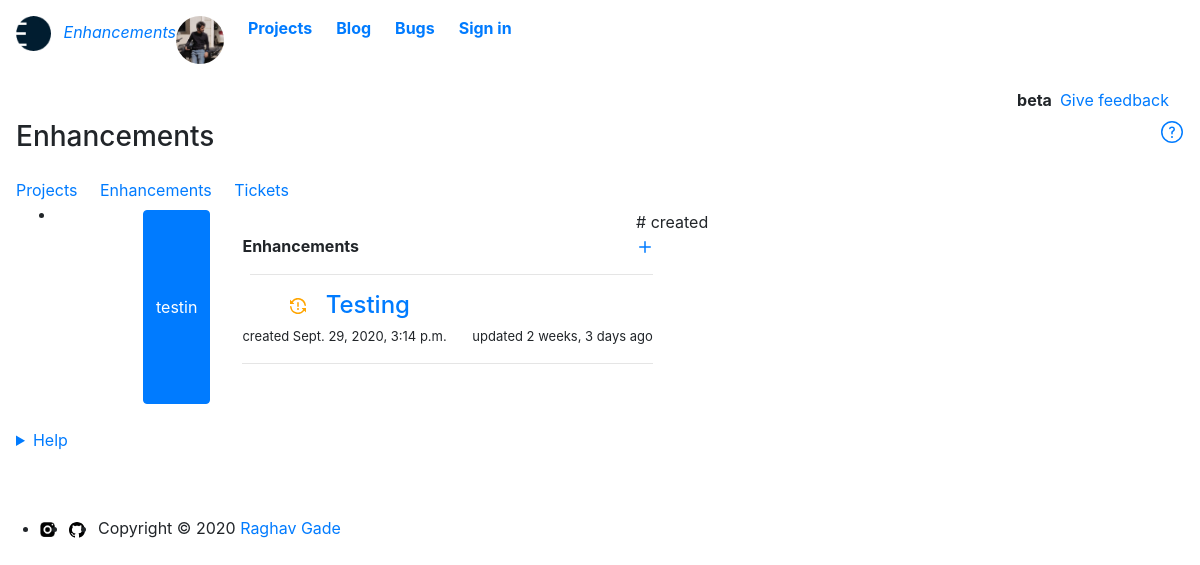
The app's page /features, older data.
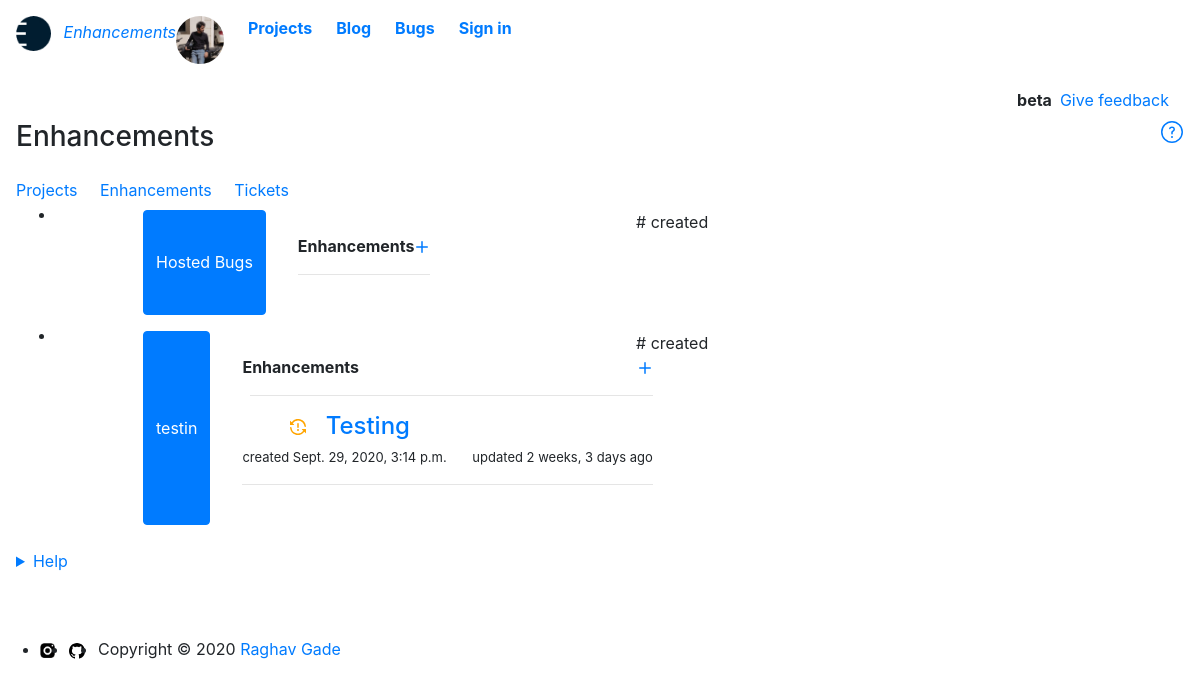
The same page, newer data.
### base/models.py (models this page shows, shortened)
class Project(models.Model):
    STATUS = (
        ('Queued','Queued'),
        ('Working','Working'),
        ('Completed','Completed'),
    )
    project_id = HashidAutoField(min_length=8,primary_key=True,alphabet="0123456789abcdefghijklmnopqrstuvwxyz",salt="drop the gun and go to steam bathc")
    project_title = models.CharField(max_length=200,blank=False)
    project_bugs = models.BooleanField(default=False)
    framework_used = models.ManyToManyField(Framework,blank=True)
    language_used = models.ManyToManyField(Language,blank=True)
    containerization_used = models.ManyToManyField(Containerization,blank=True)
    database_used = models.ManyToManyField(Database,blank=True)
    project_description = MDTextField()
    github_link = models.CharField(max_length=200, default='',blank=True,null=True)
    dockerhub_link = models.CharField(max_length=200, blank=True)
    status = models.CharField(max_length=20,null=False,choices=STATUS,default="Working")
    date_created = models.DateTimeField(auto_now_add=True)
    updated_at = models.DateTimeField(auto_now=True)
    features = models.BooleanField(default=False)
    hosted = models.BooleanField(default=False)
    class Meta:
        ordering = ['-updated_at']

class Feature(models.Model):
    STATUS = (
        ('Working','Working'),
        ('Discarded','Discarded'),
        ('Completed','Completed'),
    )
    feature_id = models.ForeignKey(Project,null=False,on_delete=models.CASCADE)
    tracking_id = HashidAutoField(min_length=8,primary_key=True,alphabet="0123456789abcdefghijklmnopqrstuvwxyz",salt="Sakura says but she doesn't mean it bolte")
    feature_name = models.CharField(max_length=50,null=False,blank=False)
    feature_description = MDTextField()
    date_created = models.DateTimeField(auto_now_add=True)
    updated_at = models.DateTimeField(auto_now=True)
    status = models.CharField(max_length=20,null=False,choices=STATUS,default="Queued")
    class Meta:
        ordering = ['-updated_at']

### base/views.py (the view)
# urls.py: path('features', views.features, name="features"),
def features(request):
    projects = Project.objects.all()
    features = Feature.objects.all()
    context ={
        'projects' : projects,
        'features' : features,
    }
    return render(request,'base/features.html',context)

### base/templates/base/features.html (shortened to what the changed rows need)
{% extends 'base/main.html' %}
{% load static %}
{% load humanize %}
  {% block content%}
    <main class="container-lg px-3 pb-4">
        <div id="feature-list">
          <div class="Box Box--spacious f4 mt-2">
            <ul style=" height: 40%; overflow: hidden; overflow-y: scroll;">
            {% for project in projects  %}
            {% if project.features is True %}
            <li class="Box-row Box-row--hover-gray p-0 mt-0">
                <div class="ml-2 p-2 col-12">
                  <div class="col-12 clearfix">
                    <div class="col-6 pl-2 min-width-0 float-left">
                        <div class="d-flex  flex-items-start pl-5">
                            <button class="btn btn-primary" style="pointer-events: none;">{{ project.project_title }}</button>
                            <div class="Popover position-relative">
                                <div class="Popover-message Popover-message--left-top p-4 ml-2 Box box-shadow-large" style="width: max-content;" >
                                  <b>Enhancements
                                       <a  class="float-right"  href="{% url 'newfeature' project.project_id %}"><svg xmlns="http://www.w3.org/2000/svg" viewBox="0 0 16 16" width="16" height="16"><path fill-rule="evenodd" d="M8 2a.75.75 0 01.75.75v4.5h4.5a.75.75 0 010 1.5h-4.5v4.5a.75.75 0 01-1.5 0v-4.5h-4.5a.75.75 0 010-1.5h4.5v-4.5A.75.75 0 018 2z"></path></svg></a>
                                  </b>
                                    <br>
                                    {% for feature in features %}
                                        {% if feature.feature_id.project_id == project.project_id %}
                                        <h4 class="mb-2 pl-2">
                                        <hr>
                                        <ul >
                                        {% if request.user.is_authenticated %}
                                        <span class="tooltipped tooltipped-e float-left" >
                                          <span class="v-align-middle">
                                            {% if feature.status == "Working" %}
                                            <svg class="octicon anim-pulse" id="working" xmlns="http://www.w3.org/2000/svg" viewBox="0 0 16 16" width="16" height="16"><path fill-rule="evenodd" d="M8 1.5a6.491 6.491 0 00-5.285 2.715l1.358 1.358A.25.25 0 013.896 6H.25A.25.25 0 010 5.75V2.104a.25.25 0 01.427-.177l1.216 1.216a8 8 0 0114.315 4.03.748.748 0 01-.668.83.75.75 0 01-.824-.676A6.501 6.501 0 008 1.5zM.712 8.004a.75.75 0 01.822.67 6.501 6.501 0 0011.751 3.111l-1.358-1.358a.25.25 0 01.177-.427h3.646a.25.25 0 01.25.25v3.646a.25.25 0 01-.427.177l-1.216-1.216A8 8 0 01.042 8.827a.75.75 0 01.67-.823zM9 11a1 1 0 11-2 0 1 1 0 012 0zm-.25-6.25a.75.75 0 00-1.5 0v3.5a.75.75 0 001.5 0v-3.5z"></path></svg>
                                            {% elif feature.status == "Completed" %}
                                            <svg id="completed" xmlns="http://www.w3.org/2000/svg" viewBox="0 0 16 16" width="16" height="16"><path fill-rule="evenodd" d="M1.5 8a6.5 6.5 0 1113 0 6.5 6.5 0 01-13 0zM0 8a8 8 0 1116 0A8 8 0 010 8zm11.78-1.72a.75.75 0 00-1.06-1.06L6.75 9.19 5.28 7.72a.75.75 0 00-1.06 1.06l2 2a.75.75 0 001.06 0l4.5-4.5z"></path></svg>
                                            {% elif feature.status == "Discarded" %}
                                            <svg id="queued" xmlns="http://www.w3.org/2000/svg" viewBox="0 0 16 16" width="16" height="16"><path fill-rule="evenodd" d="M8 1.5a6.5 6.5 0 100 13 6.5 6.5 0 000-13zM0 8a8 8 0 1116 0A8 8 0 010 8zm9 3a1 1 0 11-2 0 1 1 0 012 0zm-.25-6.25a.75.75 0 00-1.5 0v3.5a.75.75 0 001.5 0v-3.5z"></path></svg>
                                            {% endif %}
                                          </span>
                                        </span>
                                        &nbsp;
                                        <a  class="v-align-middle h4" href="{% url 'specificfeature' feature.tracking_id %}">{{feature.feature_name}}</a>
                                        {% else %}
                                         <a class="v-align-middle h4" href="{% url 'specificfeature' feature.tracking_id %}">{{feature.feature_name}}</a>
                                        {% endif %}
                                            </ul>
                                        </h4>
                                        <p style="font-size: small; ">
                                        created <relative-time datetime="2020-08-25T06:16:01Z" class="no-wrap">{{feature.date_created}}</relative-time>
                                        &nbsp;&nbsp;&nbsp;&nbsp;&nbsp;
                                        updated <relative-time datetime="2020-08-25T06:31:06" class="no-wrap">{{feature.updated_at|naturaltime}}</relative-time>
                                        </p>
                                        {% endif %}
                                    {% endfor %}
                                    <hr>
                                </div>
                            </div>
                        </div>
                  </div>
                  <div class="col-12 clearfix">
                    <div class="col-6 pl-2 text-small text-gray float-left">
                      #{{feature.feature_id}} <b> {{feature.feature_status}} </b>
                      created <relative-time datetime="2020-08-25T06:16:01Z" class="no-wrap">{{feature.date_created}}</relative-time>
                    </div>
                  </div>
                </div>
              </li>
              {% endif %}
              {% endfor %}
      </ul>
          </div>
          <br>
    </main>
  {% endblock %}

Row changes from the older to the newer data that the page shows:
added Project: project_title "Hosted Bugs"
